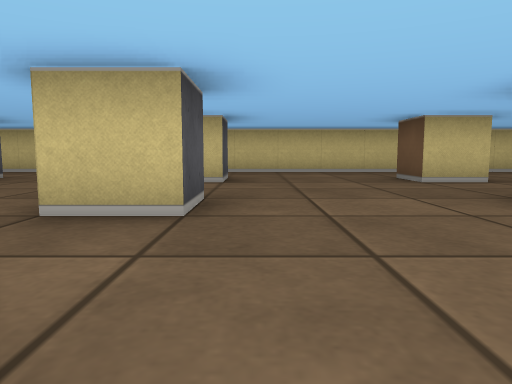
view 1 (above)

17 first-person views from a walk through a cub3D level. The camera is about half as high as the walls, tilts 6° down and sees 70° across. The floor is counted in squares. Each view is taken from the middle of a square. On the plan, view 1 faces up. The plan holds only what a view shows up to about 9 squares ahead; the rest is blank.

view 2
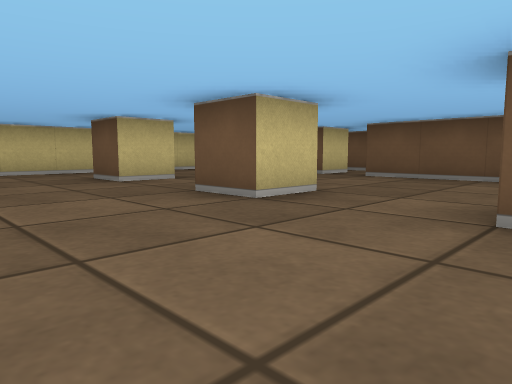

view 3
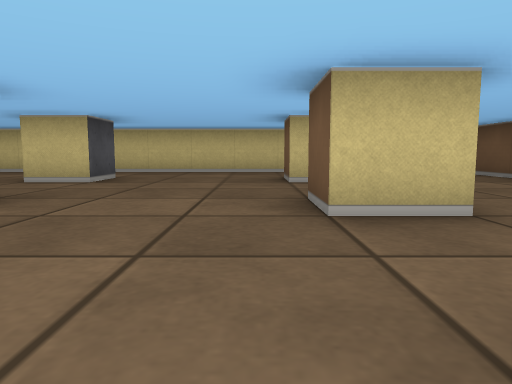

view 4
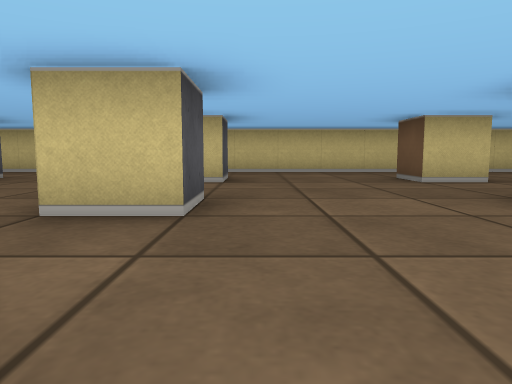

view 5
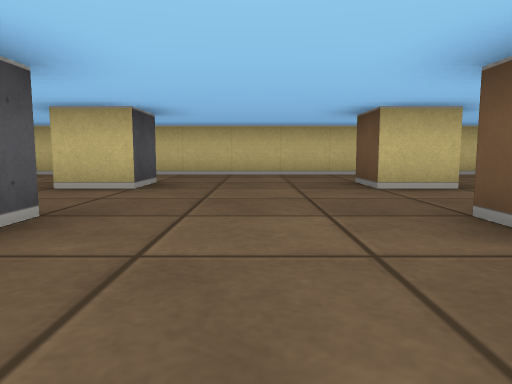

view 6
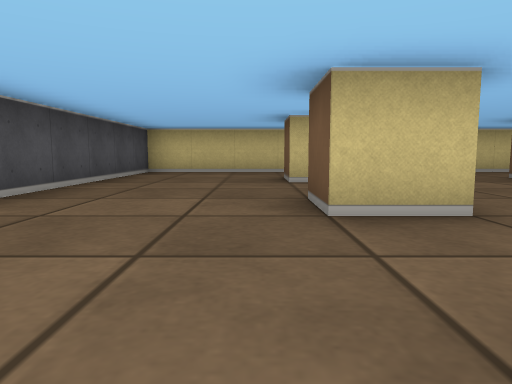

view 7
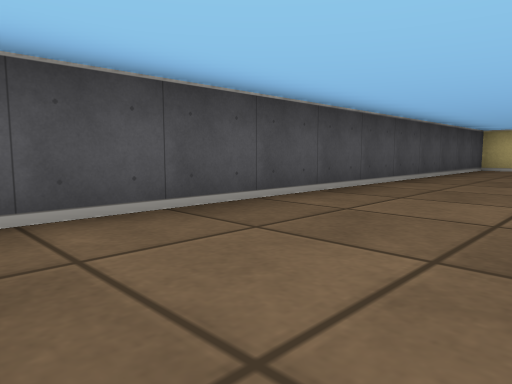

view 8
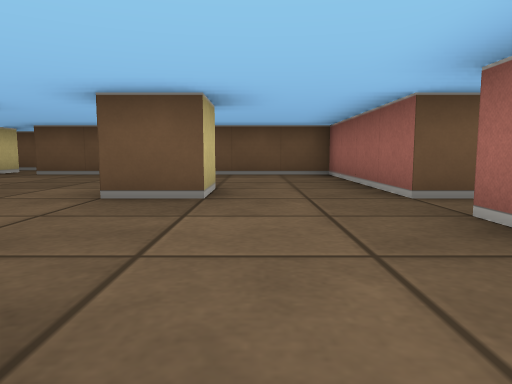

view 9
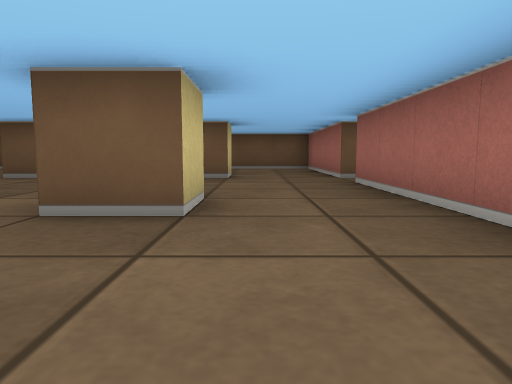

view 10
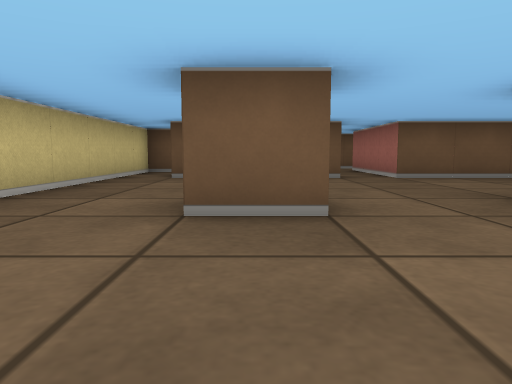

view 11
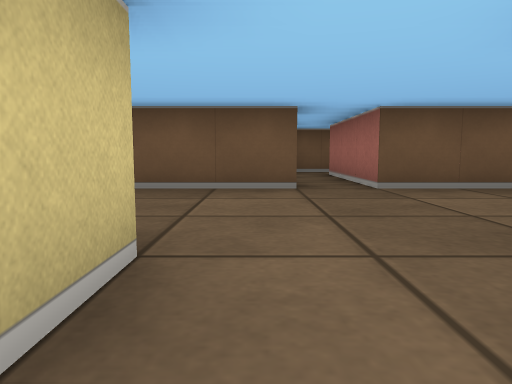

view 12
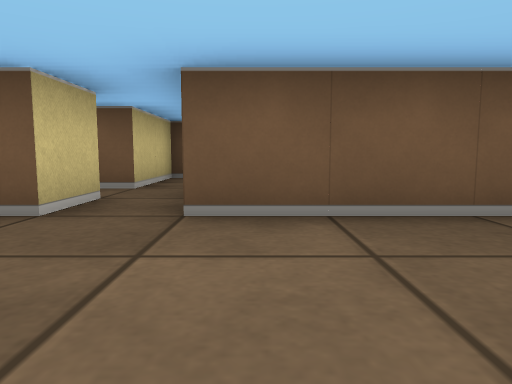

view 13
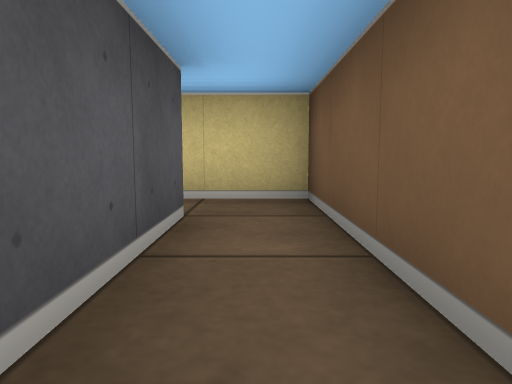

view 14
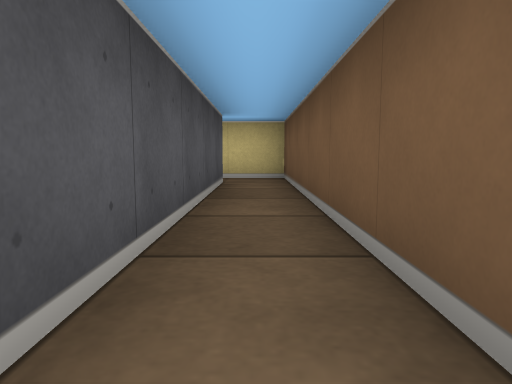

view 15
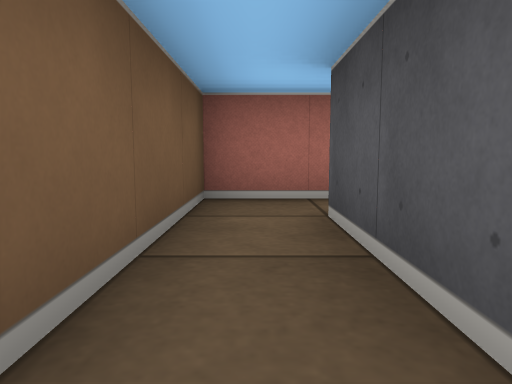

view 16
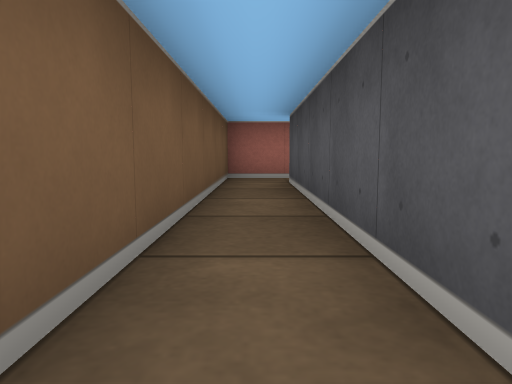

view 17
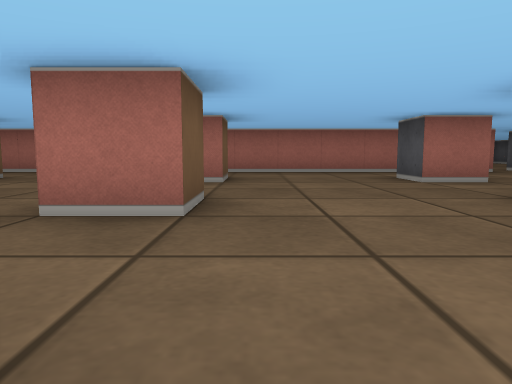

### Floor plan
Ten units are one square. View 1 is at (0, 0); x grows to the right and y downward. Boxes are objects, and circles mark ways between rooms. Rooms are numbered by the first view taken in them; rooms with no view inside come last. Other rooms are left out.
<svg viewBox="-130 -90 240 126">
<path fill="none" stroke="#000" d="M-45 -35 -45 -25 -55 -25M-15 -25 -15 -35 -5 -35 -5 -25 -15 -25M-55 -30 -55 -35M-56 -5 -45 -5 -45 5M-45 -65 -45 -55 -55 -55 -55 -65M-5 5 -15 5 -15 -5 -11 -5M-5 -65 -5 -55 -15 -55 -15 -65M-84 -25 -95 -25 -95 -35M-85 -35 -85 -30M-54 25 15 25M-85 -65 -85 -55 -95 -55 -95 -65M36 -25 25 -25 25 -35M36 -55 25 -55 25 -65M35 5 25 5 25 -5M25 31 25 25 65 25 65 -35M65 -45 65 -75M65 -85 -125 -85 -125 16M95 -35 95 15M92 25 105 25 105 -45 95 -45M75 -45 65 -45M85 -79 85 -85 65 -85M95 -45 85 -45 85 -50M65 -35 95 -35"/>
<circle cx="70" cy="-40" r="3" fill="#2a7"/>
<circle cx="70" cy="-80" r="3" fill="#2a7"/>
<circle cx="90" cy="-40" r="3" fill="#2a7"/>
<text x="-30" y="-30">1</text>
<text x="100" y="-10">2</text>
<text x="80" y="-60">3</text>
</svg>
Room 1 opens to room 3. Room 2 opens to room 3.

Where each view was taken, in squares from view 1:
view 1: 0 up, 0 right, facing up
view 2: 0 up, 0 right, facing up-right
view 3: 0 up, 2 right, facing up
view 4: 0 up, 4 left, facing up
view 5: 1 up, 7 left, facing up
view 6: 0 up, 10 left, facing up
view 7: 2 down, 10 left, facing up-left
view 8: 1 down, 1 left, facing right
view 9: 1 down, 4 left, facing right
view 10: 6 up, 0 right, facing right
view 11: 5 up, 2 right, facing right
view 12: 3 up, 4 right, facing right
view 13: 1 up, 10 right, facing up
view 14: 2 down, 10 right, facing up
view 15: 1 up, 10 right, facing down
view 16: 4 up, 10 right, facing down
view 17: 6 up, 2 left, facing down
